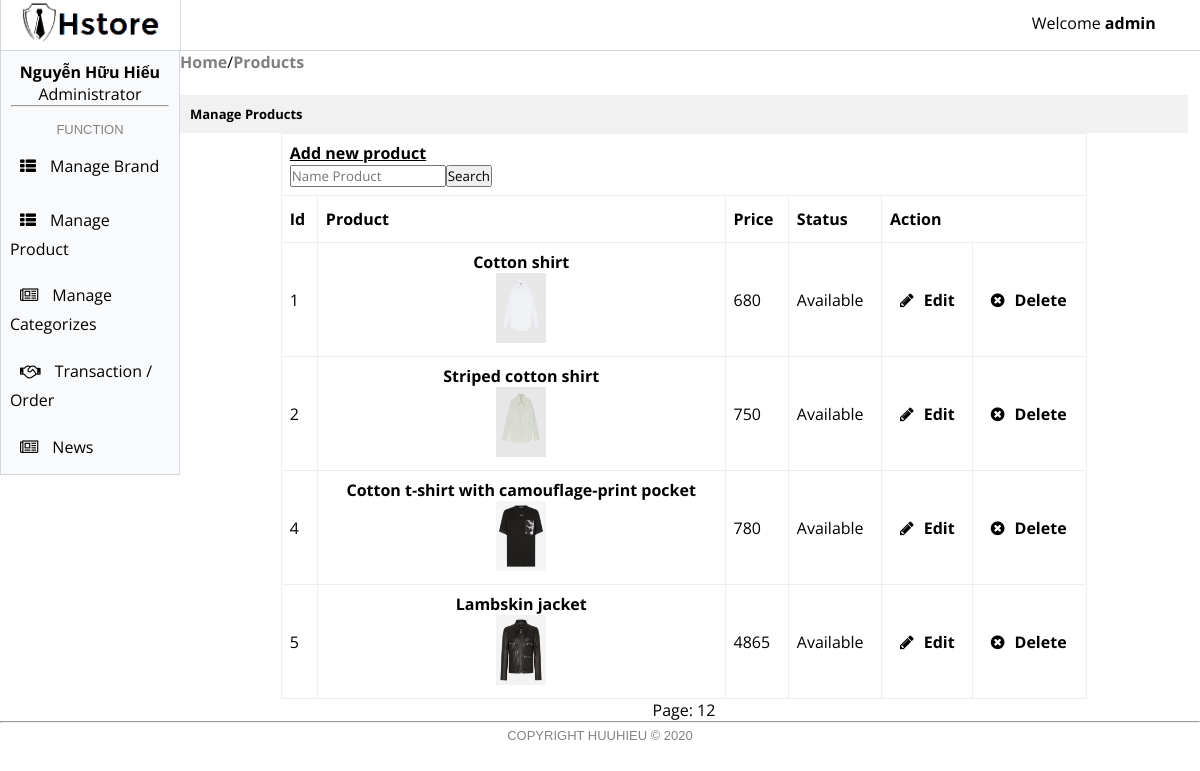
/admin/index.php?modules=products&action=all (signed in), run on the app's committed database.
### tables this page shows
CREATE TABLE `products` (
  `id` int(11) NOT NULL,
  `product_name` varchar(100) NOT NULL,
  `product_gender` tinyint(4) NOT NULL,
  `product_price` float DEFAULT NULL,
  `product_description` text,
  `product_brand` int(11) NOT NULL,
  `product_type` int(11) NOT NULL,
  `product_status` tinyint(1) NOT NULL
);

CREATE TABLE `products_images` (
  `id` int(11) NOT NULL,
  `url` varchar(255) NOT NULL
);

### admin/modules/products/all.php (the view, shortened to what this page needs)
<?php
require_once 'template/header.php';
if (!isset($_GET['page'])) {
	$present_page = 1;
}else{
	$present_page = $_GET['page'];
}
$keyword= "";
$sql = "SELECT * FROM products WHERE product_name LIKE '%$keyword%'";
$query = mysqli_query($connection,$sql);
$numproduct = mysqli_num_rows($query);
$limit = 4;
$numpage = ceil($numproduct/$limit);
$skip = ($present_page - 1)* $limit;
$sql = "SELECT * FROM products LIMIT $limit OFFSET $skip";
if (isset($_GET['keyword'])) {
	$keyword = $_GET['keyword'];
	$sql = "SELECT * FROM products WHERE product_name LIKE '%$keyword%' LIMIT $limit OFFSET $skip";
}else{
	$sql = "SELECT * FROM products WHERE product_name LIKE '%$keyword%' LIMIT $limit OFFSET $skip";
}
$query = mysqli_query($connection,$sql);
?>
<a class="nav"href="?modules=common&action=home">Home</a>/<a class="nav" href="?modules=products&action=all">Products</a><br><br>
<h4>Manage Products</h4>
<table>
	<tr>
		<td colspan="6" border="0">
			<a id="add" href="?modules=products&action=add">Add new product</a>
	<form action="" method="POST">
		<input type="text" name="keyword" placeholder="Name Product"><button name="search">Search</button>
	</form>
		</td>
	</tr>
	<tr>
		<th>Id</th>
		<th>Product</th>
		<th>Price</th>
		<th>Status</th>
		<th colspan="2">Action</th>
	</tr>
	<?php
	foreach ($query as $row) {
		$id = $row['id'];
		$img = mysqli_fetch_assoc(mysqli_query($connection,"SELECT url FROM products_images WHERE id = '$id'"));
		$result = "";
		switch ($row['product_status']) {
			case '1':
			$result = 'Available';
			break;
		}
		echo "<tr>";
		echo "<td>".$row['id']."</td>";
		echo "<td align='center'><b>".$row['product_name']."</b><br><img class='imgpdct' src='../public/img/product/".$img['url']."'>"."</td>";
		echo "<td>".$row['product_price']."</td>";
		echo "<td>".$result."</td>";
		echo "<td class='action'><a href='?modules=products&action=edit&id=$id'><i class='fa fa-pencil'></i>Edit</a></td>";
		echo "<td class='action'><a href='?modules=products&action=delete&id=$id'><i class='fa fa-times-circle'></i>Delete</a></td>";
		echo "</tr>";
	}
	?>
</table>
<div class="page">
	Page:
<?php
for ($i=1; $i <= $numpage ; $i++) {
	echo "<a href='?modules=products&action=all&page=".$i."&keyword=".$keyword."'>".$i."</a>";
}
?>
</div>
<?php
require_once 'template/footer.php';
?>

### admin/template/header.php (style rules this page uses)
* { margin: 0; padding: 0; font-family: 'Open Sans', sans-serif; }
i { padding: 10px; }
a { width: 100%; text-decoration: none; color: black; }

### admin/modules/products/all.php (style rules this page uses)
a.nav { color: gray; font-weight: bold; }
a#add { font-weight: bold; text-decoration: underline; }
.imgpdct { width: 50px; height: 70px; }
table { margin: auto; font-family: Arial, Helvetica, sans-serif; border-collapse: collapse; width: 80%; }
td,th { border: 1px solid #eee; padding: 8px; }
th { padding-top: 12px; padding-bottom: 12px; text-align: left; color: black; }
td a { font-weight: bold; }
h4 { text-align: left; font-size: 13px; box-sizing: border-box; width: 100%; padding: 10px; background: #f1f1f1; }
.page { text-align: center; }

### data on the page
products: id "1", product_name "Cotton shirt", products_images.url (picture), product_price "680", product_status "Available"
products: id "2", product_name "Striped cotton shirt", products_images.url (picture), product_price "750", product_status "Available"
products: id "4", product_name "Cotton t-shirt with camouflage-print pocket", products_images.url (picture), product_price "780", product_status "Available"
products: id "5", product_name "Lambskin jacket", products_images.url (picture), product_price "4865", product_status "Available"

### other printed values
$_SESSION['admin']['username'] "admin"
$_SESSION['admin']['name'] "Nguyễn Hữu Hiếu"
